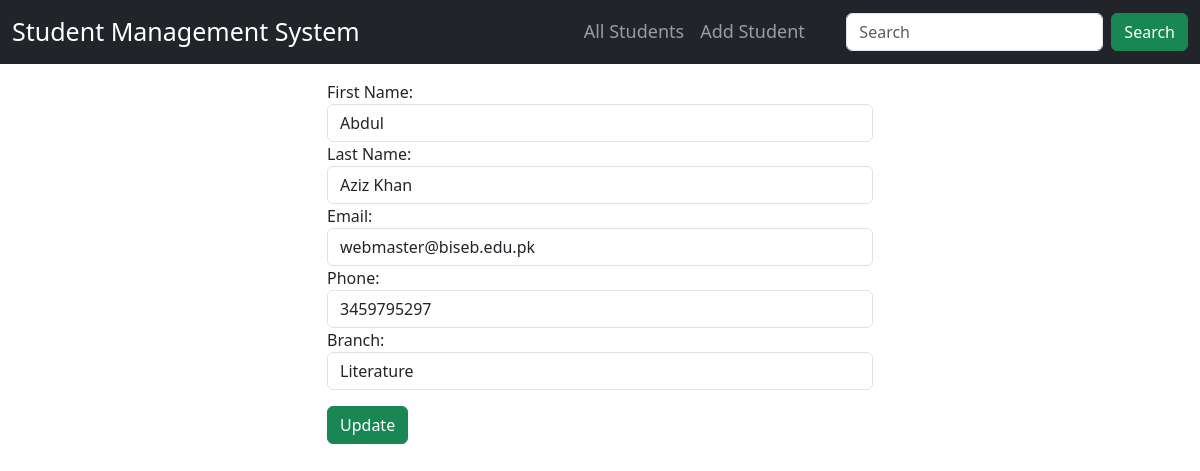
Screenshot of /update/1 with the database file from the repository.
### student_manage/models.py (models this page shows, shortened)
class Student(models.Model):
    fname = models.CharField(max_length=30)
    lname = models.CharField(max_length=30)
    email = models.EmailField()
    phone = models.PositiveIntegerField()
    branch = models.CharField(max_length=200,choices=CHOICES)

### student_manage/views.py (the view)
# urls.py: path('update/<int:id>',views.update_student,name='update')
def update_student(request,id):
    if request.method == 'POST':
        student = Student.objects.get(id=id)
        form = StudentInfoForm(request.POST,instance=student)
        if form.is_valid():
            form.save()
            return HttpResponseRedirect('/')
    else:
        student = Student.objects.get(id=id)
        form = StudentInfoForm(instance=student)
    return render(request,"crud/update_student.html",{"form":form})

### student_manage/forms.py
class StudentInfoForm(forms.ModelForm):
    class Meta:
        model = Student
        fields = "__all__"
        labels = {
            'fname': 'First Name',
            'lname': 'Last Name',
            'email': 'Email',
            'phone': 'Phone',
            'branch': 'Branch'
        }
        widgets = {
            'fname': forms.TextInput(attrs={'class': 'form-control'}),
            'lname': forms.TextInput(attrs={'class': 'form-control'}),
            'email': forms.EmailInput(attrs={'class': 'form-control'}),
            'phone': forms.NumberInput(attrs={'class': 'form-control'}),
            'branch': forms.Select(attrs={'class': 'form-control'})
        }

### student_manage/templates/crud/update_student.html (shortened to what this page needs)
{% extends "crud/base.html" %}
{% block content %}
<div class="row mt-3">
    <div class="col-6 offset-3">
<form action="" method="post" novalidate>
{% for field in  form %}
{{ field.label_tag }}
{{ field }}
{% endfor %}
   <button   class="btn btn-success mt-3" type="submit">Update</button>
</form>
</div>
</div>
{% endblock content %}

### rows the page displays
Student: form "Abdul" "Aziz Khan" "webmaster@biseb.edu.pk" "3459795297" "Literature"

### other values shown
{{ field.label_tag }} "First Name:" "Last Name:" "Email:" "Phone:" "Branch:"
